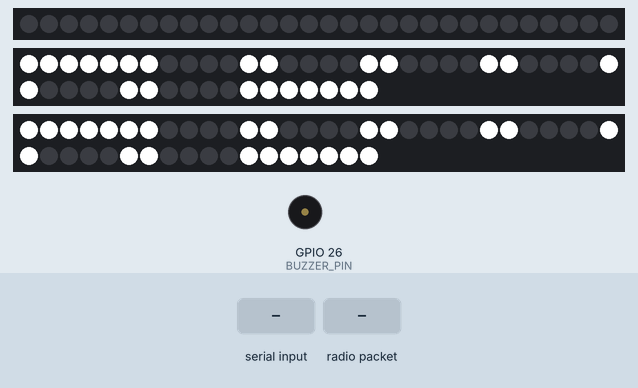
This sketch was run on a simulated ESP32. On the bench: 30 RGB LEDs in strip order, left to right, 2 × 48 RGB LEDs in strip order, left to right, continuing on the next row, buzzer (waves = sounding, pin HIGH). The inputs (shaded band) are chosen by the test bench. Dim RGB values are drawn brighter than linear.

Above: at 1.2 s.
1.3 s: "COLOR 90\n" received over the second serial link
At 2.4 s:
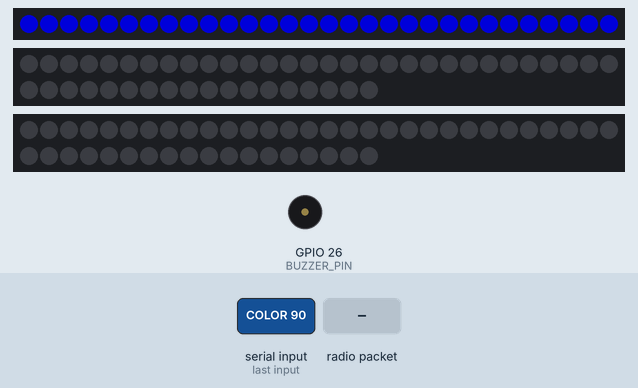
2.8 s: radio packet "Hit!" arrives
At 2.91 s:
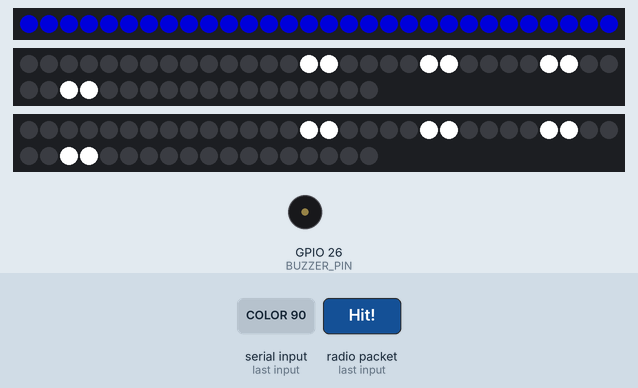
At 3.33 s:
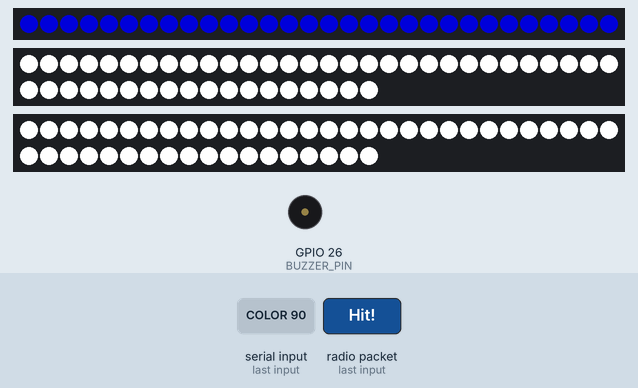
Timing chart, 0 to 5.8 s (numbered marks = the images above; inputs shaded):
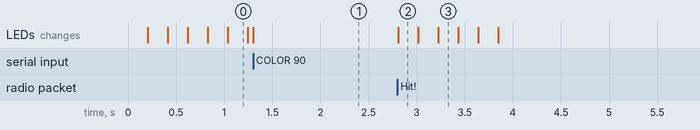

The sketch:

IRReceiver.ino
```cpp
#include <Arduino.h>
#include <esp_now.h>
#include <WiFi.h>
#include "esp_wifi.h"
#include <Adafruit_NeoPixel.h>
#define DECODE_NEC // 定义解码对象为nec

// #include "PinDefinitionsAndMore.h"
#include <IRremote.hpp>

#define IR_RECEIVE_PIN 13
// 串口配置
#define Rx_Pin 16
#define Tx_Pin 17
// ESPNOW信道配置
#define ESPNOW_WIFI_CHANNEL 6
// LED矩阵配置 引脚14 23 27
#define LED_PIN_L 14
#define LED_PIN_R 23
#define LED_PIN_B 27
#define NUM_LED_LR 48
#define NUM_LED_B 30
#define INTERVAL 200 // LED 切换时间间隔 (ms)
// 蜂鸣器配置
#define BUZZER_PIN 26

bool IR_FLAG = 0;

// 当前发送对象设备的 MAC 地址
uint8_t peerAddress[]{}; // 初始设备 MAC 地址

// 当前发送对象设备的 MAC 地址
// uint8_t peerAddress1[] = { 28, 157, 194, 69, 187, 60 };  // 测试设备 MAC 地址

// 新的设备 MAC 地址（将动态更换）
// uint8_t nextPeerAddress[6] = {};  // 下一设备的 MAC 地址

// 用于存储发送和接收数据
typedef struct struct_message
{
  char txmessage[32]; // 消息内容（最大 32 字节）
  char rxmessage[32]; // 消息内容（最大 32 字节）
} struct_message;

// 初始化 WS2812 灯带对象
Adafruit_NeoPixel strip_l(NUM_LED_LR, LED_PIN_L, NEO_GRB + NEO_KHZ800);
Adafruit_NeoPixel strip_r(NUM_LED_LR, LED_PIN_R, NEO_GRB + NEO_KHZ800);
Adafruit_NeoPixel strip_b(NUM_LED_B, LED_PIN_B, NEO_GRB + NEO_KHZ800);
// 初始化红外接收对象
uint64_t myRawdata;
// 初始化ESPNWO接收结构体
struct_message myData;
String cmd;

// 收到对方ESP32发来的命中信息后对LED矩阵进行控制
// LED播放动画线程
unsigned long previousMillis = 0;
int step = 0;          // 状态机步骤
bool ledActive = true; // 仅在收到 "Hit!" 时激活 LED
void ledTask(void *pvParameters)
{
  while (1)
  {
    if (strcmp(myData.rxmessage, "Hit!") == 0)
    {
      ledActive = true;
      memset(myData.rxmessage, 0, sizeof(myData.rxmessage)); // 清空消息
      step = 0;                                              // 重新开始 LED 序列
    }

    if (ledActive)
    {
      unsigned long currentMillis = millis();

      if (currentMillis - previousMillis >= INTERVAL)
      {
        previousMillis = currentMillis; // 更新时间

        switch (step)
        {
        case 0:
          Led_1(strip_l.Color(255, 255, 255)); // 第一圈亮白色
          Led_1(strip_r.Color(255, 255, 255)); // 第一圈亮白色
          break;
        case 1:
          Led_2(strip_l.Color(255, 255, 255)); // 第二圈亮白色
          Led_2(strip_r.Color(255, 255, 255)); // 第二圈亮白色
          break;
        case 2:
          Led_3(strip_l.Color(255, 255, 255)); // 第三圈亮白色
          Led_3(strip_r.Color(255, 255, 255)); // 第三圈亮白色
          break;
        case 3:
          Led_1(strip_l.Color(0, 0, 0)); // 第一圈熄灭
          Led_1(strip_r.Color(0, 0, 0)); // 第一圈熄灭
          break;
        case 4:
          Led_2(strip_l.Color(0, 0, 0)); // 第二圈熄灭
          Led_2(strip_r.Color(0, 0, 0)); // 第二圈熄灭
          break;
        case 5:
          Led_3(strip_l.Color(0, 0, 0)); // 第三圈熄灭
          Led_3(strip_r.Color(0, 0, 0)); // 第三圈熄灭
          ledActive = false;             // 结束 LED 序列
          break;
        }

        step++;
      }
    }

    vTaskDelay(pdMS_TO_TICKS(10)); // 避免任务占用过多 CPU 资源
  }
}

// 接收到消息时的回调函数
void onDataReceived(const esp_now_recv_info_t *info, const uint8_t *incomingData, int len)
{
  // 复制收到的数据
  memcpy(&myData.rxmessage, incomingData, sizeof(myData.txmessage));

  // 打印收到的消息内容
  Serial1.print("Message: ");
  Serial1.println(myData.rxmessage);
}

// 发送结果回调函数，发送完成后移除当前注册设备
void onDataSent(const uint8_t *mac_addr, esp_now_send_status_t status)
{
  // 发送完成后移除当前设备，并添加下一个设备
  esp_now_del_peer(peerAddress); // 移除当前设备
  memset(peerAddress, 0, 6);     // 清空缓存数组
}

// 红外接收并配置接收到的ESP MAC以准备进行发送
void IR()
{
  if (IR_FLAG == 0)
  {
    IR_FLAG = 1;
    IrReceiver.begin(IR_RECEIVE_PIN, DISABLE_LED_FEEDBACK);
  }
  if (IrReceiver.decode())
  {
    IrReceiver.resume(); // Early enable receiving of the next IR frame
    myRawdata = IrReceiver.decodedIRData.decodedRawData;
    if (myRawdata != 0 && (myRawdata > 0x000000000000 && myRawdata < 0xFFFFFFFFFFFF))
    {
      // 将 48 位整数拆分为 6 个字节，并填充到 peerAddress 数组中
      uint8_t _peerAddress[6]{};
      for (int i = 0; i < 6; i++)
      {
        _peerAddress[5 - i] = (myRawdata >> (8 * i)) & 0xFF; // 提取每个字节
      }
      // espnow配置结构
      memcpy(peerAddress, _peerAddress, 6);
      esp_now_peer_info_t peerInfo;
      memset(&peerInfo, 0, sizeof(peerInfo));     // 清空结构体，不然会有意料外的垃圾数据
      memcpy(peerInfo.peer_addr, peerAddress, 6); // 注册MAC到节点树
      peerInfo.channel = 6;                       // 默认频道
      peerInfo.encrypt = false;                   // 不加密
      esp_now_add_peer(&peerInfo);                // 注册节点树
      // Serial1.println(myRawdata, HEX);
      // Serial1.println();
    }
  }
}

// LED矩阵控制
// 预设WS2812下标（6x8）
uint8_t Led_Frame1[8]{14, 15, 20, 21, 26, 27, 32, 33};
uint8_t Led_Frame2[16]{7, 8, 9, 10, 13, 16, 19, 22, 25, 28, 31, 34, 37, 38, 39, 40};
uint8_t Led_Frame3[24]{0, 1, 2, 3, 4, 5, 6, 11, 12, 17, 18, 23, 24, 29, 30, 35, 36, 41, 42, 43, 44, 45, 46, 47};
// 第一圈控制，依照RGB颜色值
void Led_1(uint32_t color)
{
  for (int i = 0; i < 8; i++)
  {
    strip_l.setPixelColor(Led_Frame1[i], color);
    strip_r.setPixelColor(Led_Frame1[i], color);
  }
  strip_l.show();
  strip_r.show();
}

// 第二圈控制
void Led_2(uint32_t color)
{
  for (int i = 0; i < 16; i++)
  {
    strip_l.setPixelColor(Led_Frame2[i], color);
    strip_r.setPixelColor(Led_Frame2[i], color);
  }
  strip_l.show();
  strip_r.show();
}

// 第三圈控制
void Led_3(uint32_t color)
{
  for (int i = 0; i < 24; i++)
  {
    strip_l.setPixelColor(Led_Frame3[i], color);
    strip_r.setPixelColor(Led_Frame3[i], color);
  }
  strip_l.show();
  strip_r.show();
}

// 背部LED控制
void Led_Back(uint32_t color)
{
  for (int i = 0; i < 30; i++)
  {
    strip_b.setPixelColor(i, color);
  }
  strip_b.show();
}
// LED列刷新col为列数（0-7）,row为行数（8位位图）。
int col_rec = 0;
int row_rec = 0;
uint32_t color_rec = 0;
uint64_t pos_rec = 0;
void Led_Col(uint8_t col, uint8_t row, uint32_t color)
{
  for (int i = 0; i < 6; i++)
  {
    if (row & (1ULL << i))
    {                                            // 判断第 i 位是否为 1
      strip_l.setPixelColor(col * 6 + i, color); // 开灯，设置白色
      strip_r.setPixelColor(col * 6 + i, color); // 开灯，设置白色
    }
  }
  strip_l.show();
  strip_r.show();
}

// LED全亮，pos为所选LED位置（48位位图）。
void Led_All(uint64_t pos, uint32_t color)
{
  for (int i = 0; i < 48; i++)
  {
    if (pos & (1ULL << i))
    {                                  // 判断第 i 位是否为 1
      strip_l.setPixelColor(i, color); // 开灯，设置白色
      strip_r.setPixelColor(i, color); // 开灯，设置白色
    }
  }
  strip_l.show();
  strip_r.show();
}
// 红外接收任务
void IRReceiveTask(void *pvParameters)
{
  unsigned long startMillis = millis();

  while (millis() - startMillis < 500)
  { // 0.5s 内检测红外信号
    IR();
    vTaskDelay(pdMS_TO_TICKS(10)); // 避免占用太多 CPU
  }

  EspSend(myData);   // 发送数据
  vTaskDelete(NULL); // 任务结束并删除自身
}

// 串口命令接收
void docmd(String cmdl)
{
  cmdl.trim(); // 去除首尾空格
  if (cmdl == "MAC")
  {
    getMac(); // 发送 MAC 地址
  }
  else if (cmdl == "SHOOT")
  {
    xTaskCreate(IRReceiveTask, "IRTask", 2048, NULL, 2, NULL); // 启动独立任务
  }
  else if (cmdl.length() >= 5 && cmdl.substring(0, 5) == "COLOR")
  {
    if (sscanf(cmdl.c_str(), "COLOR %x", &color_rec) == 1)
    {
      Led_Back(color_rec);
    }
    else
    {
      Serial1.println("Invalid COLOR format! Use: COLOR RRGGBB");
    }
  }
  else if (cmdl.length() >= 6 && cmdl.substring(0, 6) == "LEDCol")
  {
    if (sscanf(cmdl.c_str(), "LEDCol %d %d %x", &col_rec, &row_rec, &color_rec) == 3)
    {
      Led_Col(col_rec, row_rec, color_rec);
    }
  }
  else if (cmdl.length() >= 6 && cmdl.substring(0, 6) == "LEDAll")
  {
    if (sscanf(cmdl.c_str(), "LEDAll %llu %x", &pos_rec, &color_rec) == 2)
    {
      Led_All(pos_rec, color_rec);
    }
  }

  else if (cmdl.length() > 0)
  {
    Serial1.println("Unknown Command"); // 未知命令反馈
  }
}

// 获取MAC地址转长整数
//  void getMac() {
//    uint8_t mac[6];
//    uint64_t macint = 0;
//    WiFi.macAddress(mac);
//    for (int i = 0; i < 6; i++) {
//      macint |= (uint64_t(mac[i]) << (8 * (5 - i)));  // 位移并合并
//    }
//    Serial1.println(macint, HEX);
//  }

// 获取MAC转字符串
void getMac()
{
  uint8_t mac[6];
  WiFi.macAddress(mac);
  Serial1.printf("MAC: %02X:%02X:%02X:%02X:%02X:%02X\n", mac[0], mac[1], mac[2], mac[3], mac[4], mac[5]);
}

// EspNow发送
void EspSend(struct_message _myData)
{
  // 打印结果
  Serial1.printf("MAC: %02X:%02X:%02X:%02X:%02X:%02X\n", peerAddress[0], peerAddress[1], peerAddress[2], peerAddress[3], peerAddress[4], peerAddress[5]);
  // 发送消息
  esp_err_t result = esp_now_send(peerAddress, (uint8_t *)&_myData.txmessage, sizeof(_myData.txmessage)); // 从节点树中找到对应MAC的节点进行信息发送
  if (result == ESP_OK)
  {
    Serial1.println("sent successfully");
  }
  else
  {
    Serial1.println("sent failed");
  }
}

// 初始化配置
void setup()
{
  // 初始化 WS2812 灯带
  pinMode(LED_PIN_L, OUTPUT);
  pinMode(LED_PIN_R, OUTPUT);
  pinMode(LED_PIN_B, OUTPUT);
  strip_b.begin();
  strip_b.show();
  strip_r.begin();
  strip_r.show();
  strip_l.begin();
  strip_l.show(); // 初始化时确保灯带处于关闭状态

  // 初始化蜂鸣器引脚
  pinMode(BUZZER_PIN, OUTPUT);
  // 初始化串口
  Serial1.begin(115200, SERIAL_8N1, Rx_Pin, Tx_Pin); // 8位数据1停止位，无校验，RX16 TX17.
  Serial.begin(115200);
  // WIFI设置为STA
  WiFi.mode(WIFI_STA);
  esp_wifi_set_promiscuous(true);
  esp_wifi_set_channel(ESPNOW_WIFI_CHANNEL, WIFI_SECOND_CHAN_NONE);
  esp_wifi_set_promiscuous(false);
  // 初始化 ESP-NOW
  if (esp_now_init() != ESP_OK)
  {
    Serial1.println("ESP-NOW initialization failed");
    return;
  }
  // 注册ESPNOW发送回调函数
  esp_now_register_send_cb(onDataSent);

  // 注册ESPNOW接收回调函数
  esp_now_register_recv_cb(onDataReceived);

  // 添加初始对端设备
  esp_now_peer_info_t peerInfo;
  memcpy(peerInfo.peer_addr, peerAddress, 6);
  peerInfo.channel = 6;     // 默认频道
  peerInfo.encrypt = false; // 不加密
  esp_now_add_peer(&peerInfo);

  // IR初始化
  IrReceiver.begin(IR_RECEIVE_PIN, ENABLE_LED_FEEDBACK);
  IrReceiver.end();
  // 填充发送的数据
  strcpy(myData.txmessage, "Hit!");

  // 创建ESPNOW信息监听及LED 控制任务
  xTaskCreatePinnedToCore(
      ledTask,    // 任务函数
      "LED Task", // 任务名称
      4096,       // 栈大小
      NULL,       // 任务参数
      1,          // 任务优先级
      NULL,       // 任务句柄
      1           // 绑定 CPU 核心 0
  );
}

// 主任务
void loop()
{
  if (Serial1.available())
  {
    cmd = Serial1.readStringUntil('\n'); // 读取串口命令
    docmd(cmd);                          // 解析并执行命令
  }
}
```

Measured:
- after the input at 1.3 s, the LEDs: change at once (image 1)
- after the input at 2.8 s, the LEDs: first differ from a run without the input at once (image 2)
